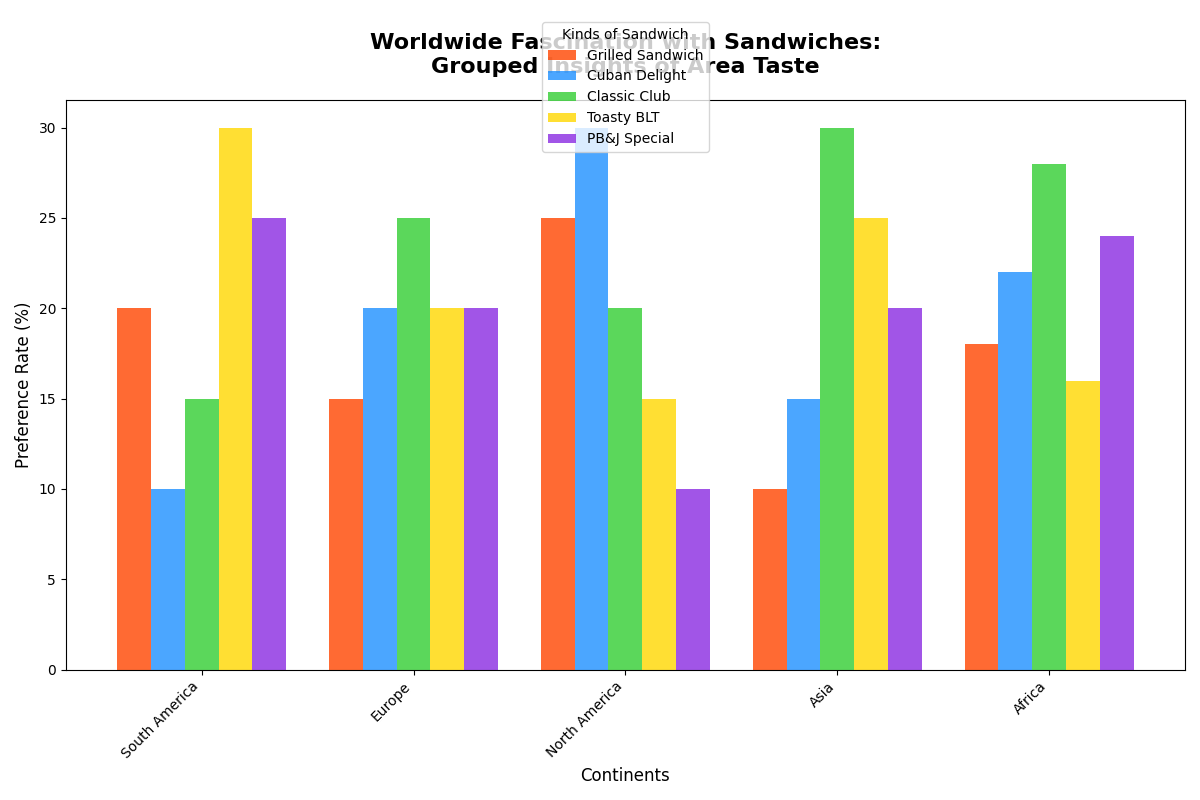

Reproduce this figure in Python.
import matplotlib.pyplot as plt
import numpy as np

regions = ['South America', 'Europe', 'North America', 'Asia', 'Africa']
sandwich_types = ['Grilled Sandwich', 'Cuban Delight', 'Classic Club', 'Toasty BLT', 'PB&J Special']

popularity = np.array([
    [20, 10, 15, 30, 25],  
    [15, 20, 25, 20, 20],  
    [25, 30, 20, 15, 10],  
    [10, 15, 30, 25, 20],
    [18, 22, 28, 16, 24]   # Made-up data for Africa
])

colors = ['#FF4500', '#1E90FF', '#32CD32', '#FFD700', '#8A2BE2']

fig, ax = plt.subplots(figsize=(12, 8))

total_width = 0.8
bar_width = total_width / len(sandwich_types)

for idx, (sandwich, color) in enumerate(zip(sandwich_types, colors)):
    ax.bar(np.arange(len(regions)) + idx * bar_width, popularity[:, idx], 
           width=bar_width, color=color, label=sandwich, alpha=0.8)

ax.set_title("Worldwide Fascination with Sandwiches:\nGrouped Insights of Area Taste", fontsize=16, weight='bold', pad=20)
ax.set_ylabel("Preference Rate (%)", fontsize=12)
ax.set_xlabel("Continents", fontsize=12)

ax.set_xticks(np.arange(len(regions)) + total_width / 2 - bar_width / 2)
ax.set_xticklabels(regions, rotation=45, ha='right')
ax.legend(title="Kinds of Sandwich", bbox_to_anchor=(0.5, 1.15), loc='upper center')
plt.tight_layout()
plt.show()
